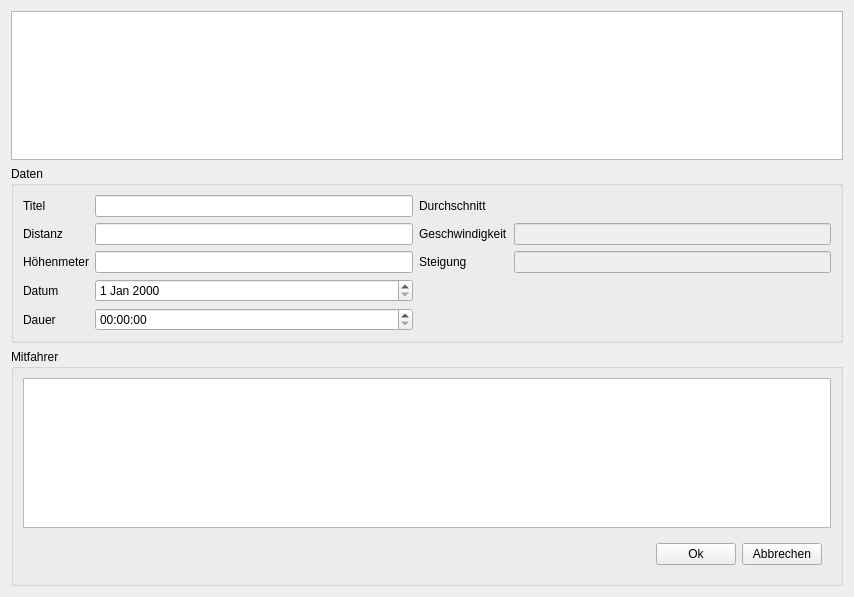
<?xml version="1.0" encoding="UTF-8"?>
<ui version="4.0">
 <class>Tours</class>
 <widget class="QWidget" name="Tours">
  <property name="geometry">
   <rect>
    <x>0</x>
    <y>0</y>
    <width>854</width>
    <height>597</height>
   </rect>
  </property>
  <property name="windowTitle">
   <string>Form</string>
  </property>
  <layout class="QVBoxLayout" name="verticalLayout">
   <item>
    <widget class="QListWidget" name="mListTours"/>
   </item>
   <item>
    <widget class="QGroupBox" name="mGrpData">
     <property name="title">
      <string>Daten</string>
     </property>
     <layout class="QGridLayout" name="gridLayout">
      <item row="2" column="0">
       <widget class="QLabel" name="mLabelHeight">
        <property name="text">
         <string>Höhenmeter</string>
        </property>
       </widget>
      </item>
      <item row="1" column="0">
       <widget class="QLabel" name="mLabelLen">
        <property name="text">
         <string>Distanz</string>
        </property>
       </widget>
      </item>
      <item row="1" column="1">
       <widget class="QLineEdit" name="mTxtBoxDistance"/>
      </item>
      <item row="3" column="0">
       <widget class="QLabel" name="mLabelDate">
        <property name="text">
         <string>Datum</string>
        </property>
       </widget>
      </item>
      <item row="6" column="0">
       <widget class="QLabel" name="mLabelDur">
        <property name="text">
         <string>Dauer</string>
        </property>
       </widget>
      </item>
      <item row="6" column="1">
       <widget class="QTimeEdit" name="mTimeEditDur"/>
      </item>
      <item row="3" column="1">
       <widget class="QDateEdit" name="mDateEditDate"/>
      </item>
      <item row="2" column="1">
       <widget class="QLineEdit" name="mTxtBoxHeight"/>
      </item>
      <item row="0" column="0">
       <widget class="QLabel" name="mLabelTitle">
        <property name="text">
         <string>Titel</string>
        </property>
       </widget>
      </item>
      <item row="0" column="1">
       <widget class="QLineEdit" name="mTxtBoxTitle"/>
      </item>
      <item row="0" column="2">
       <widget class="QLabel" name="mLaveAverage">
        <property name="text">
         <string>Durchschnitt</string>
        </property>
       </widget>
      </item>
      <item row="1" column="3">
       <widget class="QLineEdit" name="mTxtBoxSpeed">
        <property name="enabled">
         <bool>false</bool>
        </property>
        <property name="readOnly">
         <bool>true</bool>
        </property>
       </widget>
      </item>
      <item row="1" column="2">
       <widget class="QLabel" name="mLabelSpeed">
        <property name="text">
         <string>Geschwindigkeit</string>
        </property>
       </widget>
      </item>
      <item row="2" column="2">
       <widget class="QLabel" name="mLabelRaise">
        <property name="text">
         <string>Steigung</string>
        </property>
       </widget>
      </item>
      <item row="2" column="3">
       <widget class="QLineEdit" name="mTxtBoxRaise">
        <property name="enabled">
         <bool>false</bool>
        </property>
        <property name="readOnly">
         <bool>true</bool>
        </property>
       </widget>
      </item>
     </layout>
    </widget>
   </item>
   <item>
    <widget class="QGroupBox" name="mGrpRiders">
     <property name="title">
      <string>Mitfahrer</string>
     </property>
     <layout class="QGridLayout" name="gridLayout_2">
      <item row="1" column="0">
       <widget class="QWidget" name="mWidgetButtons" native="true">
        <layout class="QHBoxLayout" name="horizontalLayout">
         <item>
          <spacer name="horizontalSpacer">
           <property name="orientation">
            <enum>Qt::Horizontal</enum>
           </property>
           <property name="sizeHint" stdset="0">
            <size>
             <width>633</width>
             <height>20</height>
            </size>
           </property>
          </spacer>
         </item>
         <item>
          <widget class="QPushButton" name="mBtnOk">
           <property name="text">
            <string>Ok</string>
           </property>
          </widget>
         </item>
         <item>
          <widget class="QPushButton" name="mBtnCancel">
           <property name="text">
            <string>Abbrechen</string>
           </property>
          </widget>
         </item>
        </layout>
       </widget>
      </item>
      <item row="0" column="0">
       <widget class="QListWidget" name="mListRiders"/>
      </item>
     </layout>
    </widget>
   </item>
  </layout>
 </widget>
 <resources/>
 <connections/>
</ui>
